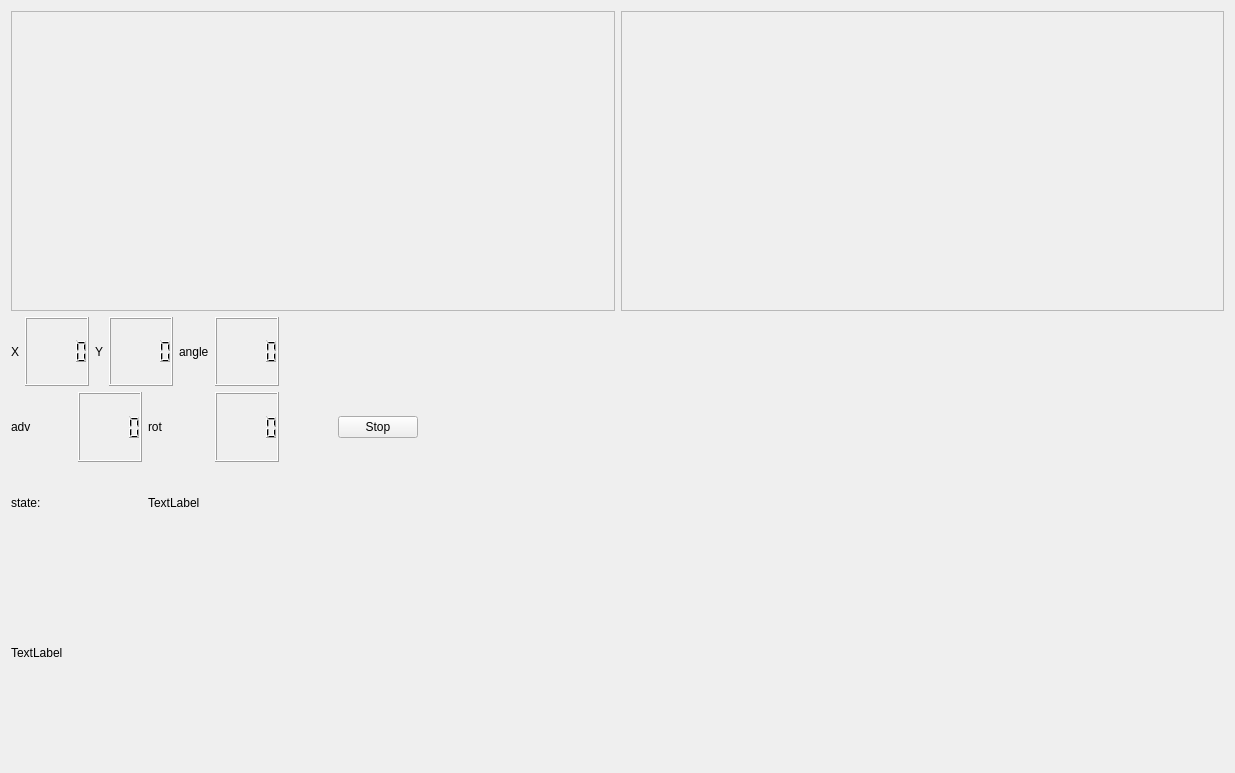
<?xml version="1.0" encoding="UTF-8"?>
<ui version="4.0">
 <class>guiDlg</class>
 <widget class="QWidget" name="guiDlg">
  <property name="geometry">
   <rect>
    <x>0</x>
    <y>0</y>
    <width>1235</width>
    <height>773</height>
   </rect>
  </property>
  <property name="windowTitle">
   <string>Localiser</string>
  </property>
  <layout class="QVBoxLayout" name="verticalLayout_5">
   <item>
    <layout class="QVBoxLayout" name="verticalLayout_2">
     <item>
      <layout class="QHBoxLayout" name="horizontalLayout_17">
       <item>
        <widget class="QFrame" name="frame">
         <property name="sizePolicy">
          <sizepolicy hsizetype="Expanding" vsizetype="Preferred">
           <horstretch>0</horstretch>
           <verstretch>0</verstretch>
          </sizepolicy>
         </property>
         <property name="minimumSize">
          <size>
           <width>500</width>
           <height>300</height>
          </size>
         </property>
         <property name="frameShape">
          <enum>QFrame::Shape::StyledPanel</enum>
         </property>
         <property name="frameShadow">
          <enum>QFrame::Shadow::Raised</enum>
         </property>
        </widget>
       </item>
       <item>
        <widget class="QFrame" name="frame_room">
         <property name="sizePolicy">
          <sizepolicy hsizetype="Expanding" vsizetype="Preferred">
           <horstretch>0</horstretch>
           <verstretch>0</verstretch>
          </sizepolicy>
         </property>
         <property name="minimumSize">
          <size>
           <width>500</width>
           <height>300</height>
          </size>
         </property>
         <property name="frameShape">
          <enum>QFrame::Shape::StyledPanel</enum>
         </property>
         <property name="frameShadow">
          <enum>QFrame::Shadow::Raised</enum>
         </property>
        </widget>
       </item>
      </layout>
     </item>
     <item>
      <layout class="QHBoxLayout" name="horizontalLayout_9">
       <item>
        <layout class="QHBoxLayout" name="horizontalLayout_18">
         <item>
          <layout class="QVBoxLayout" name="verticalLayout">
           <item>
            <layout class="QHBoxLayout" name="horizontalLayout_7">
             <item>
              <layout class="QHBoxLayout" name="horizontalLayout_2">
               <item>
                <widget class="QLabel" name="label">
                 <property name="text">
                  <string>X</string>
                 </property>
                </widget>
               </item>
               <item>
                <widget class="QLCDNumber" name="lcdNumber_x">
                 <property name="font">
                  <font>
                   <bold>true</bold>
                  </font>
                 </property>
                </widget>
               </item>
              </layout>
             </item>
             <item>
              <layout class="QHBoxLayout" name="horizontalLayout_3">
               <item>
                <widget class="QLabel" name="label_2">
                 <property name="text">
                  <string>Y</string>
                 </property>
                </widget>
               </item>
               <item>
                <widget class="QLCDNumber" name="lcdNumber_y">
                 <property name="font">
                  <font>
                   <bold>true</bold>
                  </font>
                 </property>
                </widget>
               </item>
              </layout>
             </item>
             <item>
              <layout class="QHBoxLayout" name="horizontalLayout_6">
               <item>
                <widget class="QLabel" name="label_3">
                 <property name="text">
                  <string>angle</string>
                 </property>
                </widget>
               </item>
               <item>
                <widget class="QLCDNumber" name="lcdNumber_angle">
                 <property name="font">
                  <font>
                   <bold>true</bold>
                  </font>
                 </property>
                </widget>
               </item>
              </layout>
             </item>
            </layout>
           </item>
           <item>
            <layout class="QHBoxLayout" name="horizontalLayout_8">
             <item>
              <layout class="QHBoxLayout" name="horizontalLayout_4">
               <item>
                <widget class="QLabel" name="label_4">
                 <property name="text">
                  <string>adv</string>
                 </property>
                </widget>
               </item>
               <item>
                <widget class="QLCDNumber" name="lcdNumber_adv"/>
               </item>
              </layout>
             </item>
             <item>
              <layout class="QHBoxLayout" name="horizontalLayout_5">
               <item>
                <widget class="QLabel" name="label_5">
                 <property name="text">
                  <string>rot</string>
                 </property>
                </widget>
               </item>
               <item>
                <widget class="QLCDNumber" name="lcdNumber_rot"/>
               </item>
              </layout>
             </item>
            </layout>
           </item>
           <item>
            <layout class="QHBoxLayout" name="horizontalLayout">
             <item>
              <widget class="QLabel" name="label_state_name">
               <property name="text">
                <string>state:</string>
               </property>
              </widget>
             </item>
             <item>
              <widget class="QLabel" name="label_state">
               <property name="text">
                <string>TextLabel</string>
               </property>
              </widget>
             </item>
            </layout>
           </item>
          </layout>
         </item>
         <item>
          <spacer name="horizontalSpacer">
           <property name="orientation">
            <enum>Qt::Orientation::Horizontal</enum>
           </property>
           <property name="sizeHint" stdset="0">
            <size>
             <width>40</width>
             <height>20</height>
            </size>
           </property>
          </spacer>
         </item>
         <item>
          <widget class="QPushButton" name="pushButton_stop">
           <property name="text">
            <string>Stop</string>
           </property>
           <property name="checkable">
            <bool>true</bool>
           </property>
          </widget>
         </item>
        </layout>
       </item>
       <item>
        <widget class="QCustomPlot" name="localizationPlot" native="true">
         <property name="sizePolicy">
          <sizepolicy hsizetype="Expanding" vsizetype="Expanding">
           <horstretch>0</horstretch>
           <verstretch>0</verstretch>
          </sizepolicy>
         </property>
         <property name="minimumSize">
          <size>
           <width>800</width>
           <height>50</height>
          </size>
         </property>
        </widget>
       </item>
      </layout>
     </item>
     <item>
      <widget class="QLabel" name="label_img">
       <property name="sizePolicy">
        <sizepolicy hsizetype="Expanding" vsizetype="Expanding">
         <horstretch>0</horstretch>
         <verstretch>0</verstretch>
        </sizepolicy>
       </property>
       <property name="text">
        <string>TextLabel</string>
       </property>
      </widget>
     </item>
    </layout>
   </item>
  </layout>
 </widget>
 <customwidgets>
  <customwidget>
   <class>QCustomPlot</class>
   <extends>QWidget</extends>
   <header>qcustomplot.h</header>
  </customwidget>
 </customwidgets>
 <resources/>
 <connections/>
</ui>
